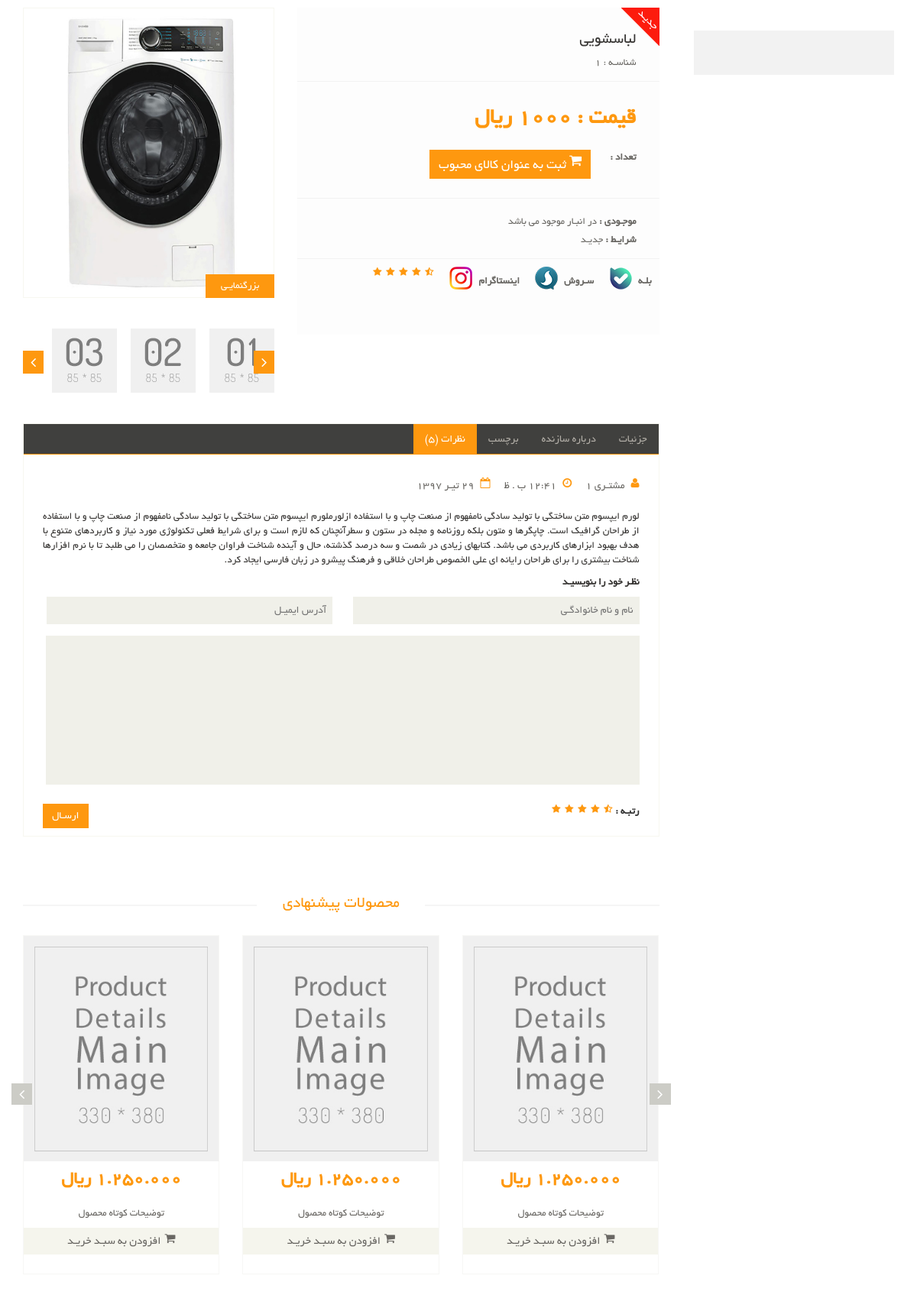
Before: /products/lebasshoee with the older database file.
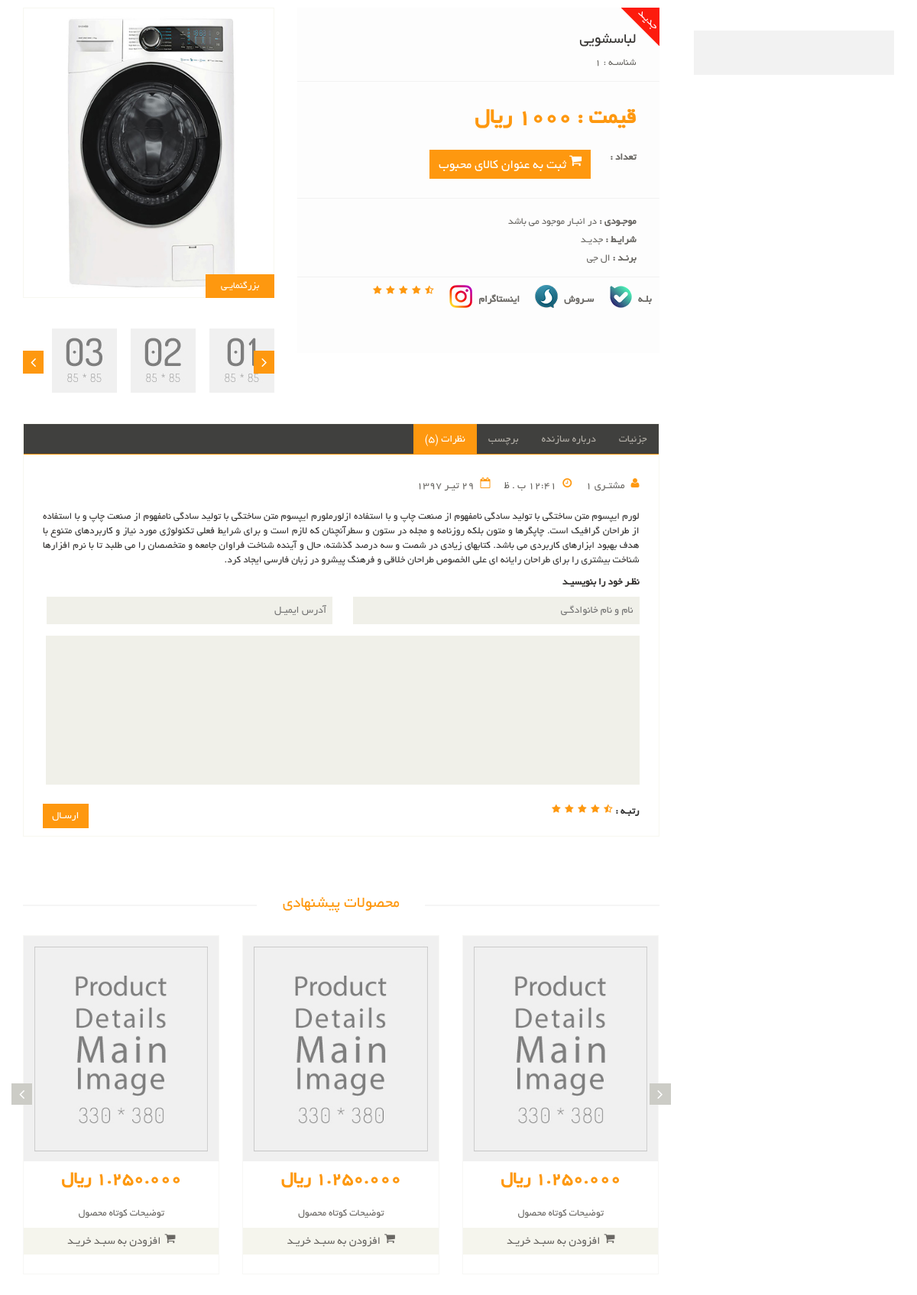
After: the same page with the newer database file.
### product_module/models.py (models this page shows, shortened)
class Product(models.Model):
    title = models.CharField(max_length=300, verbose_name='نام محصول')
    category = models.ManyToManyField(ProductCategory, related_name='product_categories', verbose_name='دسته بندی ها')
    image = models.ImageField(upload_to='images/products', null=True, blank=True, verbose_name='تصویر محصول')
    brand = models.ForeignKey(ProductBrand, on_delete=models.CASCADE, verbose_name='برند', null=True, blank=True)
    price = models.IntegerField(verbose_name='قیمت')
    short_description = models.CharField(max_length=360, db_index=True, null=True, verbose_name='توضیحات کوتاه')
    description = models.TextField(verbose_name='توضیحات اصلی', db_index=True)
    is_active = models.BooleanField(default=False, verbose_name='فعال / غیرفعال')
    slug = models.SlugField(default="", null=False, db_index=True, blank=True, max_length=200, unique=True,
                            verbose_name='عنوان در url')
    is_delete = models.BooleanField(verbose_name='حذف شده / نشده')
    class Meta:
        verbose_name = 'محصول'
        verbose_name_plural = 'محصولات'

class ProductBrand(models.Model):
    title = models.CharField(max_length=300, verbose_name='نام برند', db_index=True)
    url_title = models.CharField(max_length=300, verbose_name='نام در url', db_index=True)
    is_active = models.BooleanField(verbose_name='فعال / غیرفعال')
    class Meta:
        verbose_name = 'برند'
        verbose_name_plural = 'برند ها'

### product_module/views.py (the view)
# urls.py: path('<slug:slug>', views.ProductDetailView.as_view(), name='product_detail'),
class ProductDetailView(DetailView):
    template_name = 'product_module/product_detail.html'
    model = Product
    def get_context_data(self, **kwargs):
        context = super().get_context_data(**kwargs)
        loaded_product = self.object
        request = self.request
        favorite_product_id = request.session.get('product_favorite')
        context['is_favorite'] = favorite_product_id == str(loaded_product.id)
        context['banners'] = SiteBanner.objects.filter(is_active=True,
                                                       position__iexact=SiteBanner.SiteBannerPositions.product_detail)
        user_ip = get_client_ip(self.request)
        user_id = None
        if self.request.user.is_authenticated:
            user_id = self.request.user.id
        has_been_visited = ProductVisit.objects.filter(ip__iexact=user_ip, product_id=loaded_product.id).exists()
        if not has_been_visited:
            new_visit = ProductVisit(ip=user_ip, user_id=user_id, product_id=loaded_product.id)
            new_visit.save()
        return context

### utils/http_service.py (called while the page is built)
def get_client_ip(request: HttpRequest):
    x_forwarded_for = request.META.get('HTTP_X_FORWARDED_FOR')
    if x_forwarded_for:
        ip = x_forwarded_for.split(',')[0]
    else:
        ip = request.META.get('REMOTE_ADDR')
    return ip

### product_module/templates/product_module/product_detail.html (shortened to what the changed rows need)
{% extends 'shared/_layout.html' %}
{% load render_partial %}
{% block content %}
    <section>
        <div class="container">
            <div class="row">
                <div class="col-sm-9 padding-right">
                    <div class="product-details">
                        <div class="col-sm-5">
                            <div class="view-product">
                                {% if product.image %}
                                    <img src="{{ product.image.url }}" alt="">
                                {% else %}
                                    <img src="/static/images/product-details/1.jpg" alt="">
                                {% endif %}
                                <h3>بزرگنمایـی</h3>
                            </div>
                        </div>
                        <div class="col-sm-7">
                            <div class="product-information">
                                <div>
                                    <h2>{{ product.title }}</h2>
                                    <p>شناسـه : {{ product.id }}</p>
                                </div>
                                <div>
                                    <p><b>موجـودی :</b> در انبـار موجود می باشد</p>
                                    <p><b>شرایـط :</b> جدیـد</p>
                                    {% if product.brand %}
                                        <p><b>برنـد :</b> {{ product.brand.title }} </p>
                                    {% endif %}
                                </div>
                            </div>
                        </div>
                    </div>
                    <div class="recommended_items">
                        <h2 class="title text-center">محصولات پیشنهادی</h2>
                        <div id="recommended-item-carousel" class="carousel slide" data-ride="carousel">
                            <div class="carousel-inner">
                                <div class="item active">
                                    <div class="col-sm-4">
                                        <div class="product-image-wrapper">
                                            <div class="single-products">
                                                <div class="productinfo text-center">
                                                    <h2>1.250.000 ريال</h2>
                                                </div>
                                            </div>
                                        </div>
                                    </div>
                                    <div class="col-sm-4">
                                        <div class="product-image-wrapper">
                                            <div class="single-products">
                                                <div class="productinfo text-center">
                                                    <h2>1.250.000 ريال</h2>
                                                </div>
                                            </div>
                                        </div>
                                    </div>
                                    <div class="col-sm-4">
                                        <div class="product-image-wrapper">
                                            <div class="single-products">
                                                <div class="productinfo text-center">
                                                    <h2>1.250.000 ريال</h2>
                                                </div>
                                            </div>
                                        </div>
                                    </div>
                                </div>
                            </div>
                        </div>
                    </div>
                </div>
            </div>
        </div>
    </section>
{% endblock %}

Changed rows visible on the page:
changed Product "لباسشویی": brand_id empty → 4 (drawn); brand (not shown) → "ال جی"
Other visible differences:
text now shown: "برنـد :"
